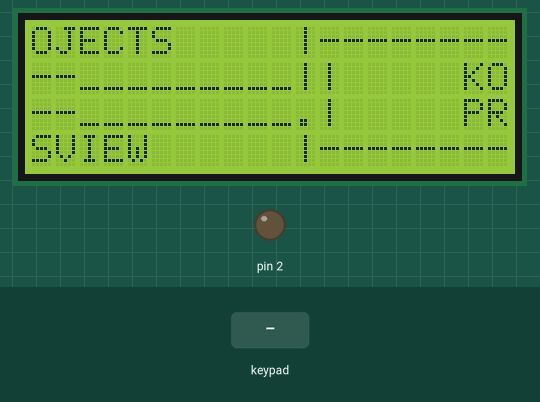
Simulated run of this sketch. Board: Arduino Uno, built with avr-gcc and run on an emulated ATmega328P. Parts: 20×4 character LCD, output pins drawn as LEDs (lit = HIGH). Dashed ring = blinking. The inputs (shaded band) are chosen by the test bench. What the sketch prints to the serial monitor is not drawn.

Above: at 0.6 s.
2.0 s: keypad keys 7 + 5 = pressed 0.4 s apart
At 3.6 s:
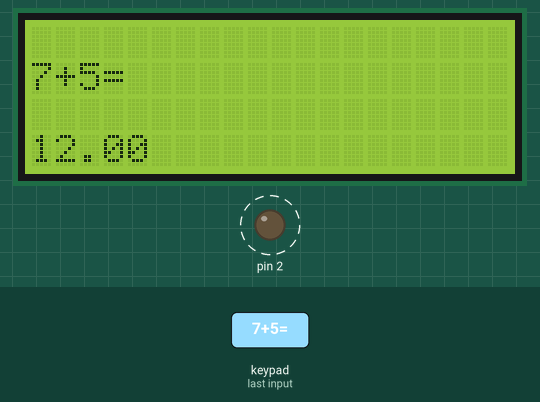
5.1 s: key '+' pressed
At 5.6 s:
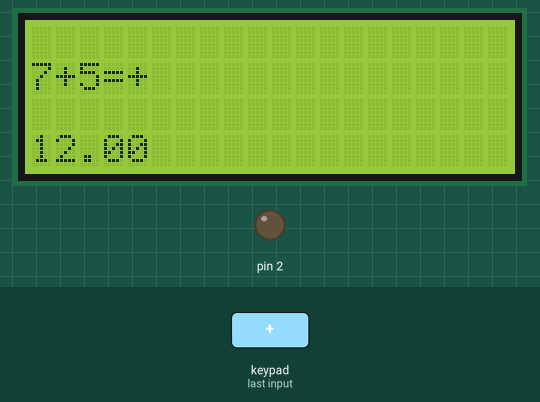
7.2 s: keypad keys 6 * 7 = pressed 0.4 s apart
At 9.5 s:
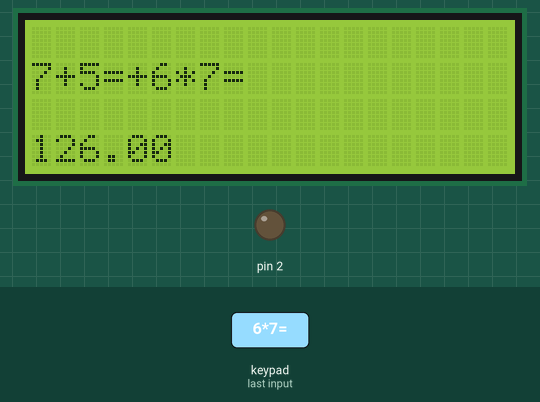
10.3 s: key '*' pressed
At 10.54 s:
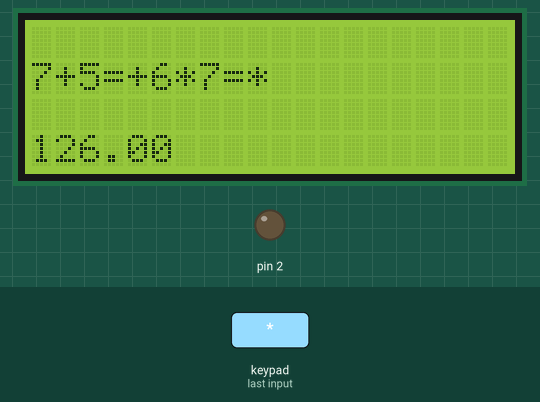
13.2 s: keypad keys 8 / 2 = pressed 0.4 s apart
At 15.5 s:
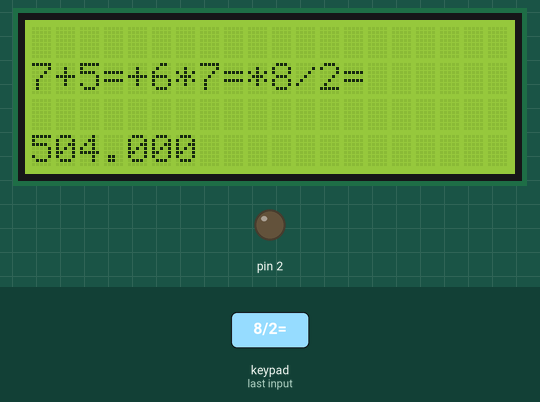
16.3 s: key '=' pressed
At 16.54 s:
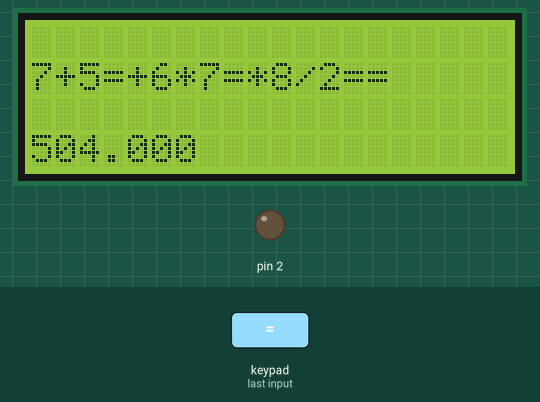
Timing chart, 0 to 19.3 s (numbered marks = the images above; inputs shaded):
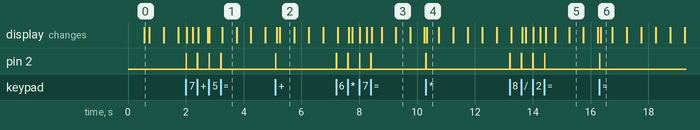

Measured:
- after the input at 2.0 s, pin 2: alternates HIGH for 0.01 s and LOW for 0.39 s, 8 changes in all, then stays LOW, starting at once; the display: first changes at once (image 1 shows a later state)
- after the input at 5.1 s, pin 2: LOW → HIGH at once, → LOW 0.01 s later; the display: first changes after 0.05 s (image 2 shows a later state)
- after the input at 7.2 s, pin 2: alternates HIGH for 0.01 s and LOW for 0.38 s, 8 changes in all, then stays LOW, starting at once; the display: first changes after 0.05 s (image 3 shows a later state)
- after the input at 10.3 s, pin 2: LOW → HIGH at once, → LOW 0.01 s later; the display: changes at once (image 4)
- after the input at 13.2 s, pin 2: alternates HIGH for 0.01 s and LOW for 0.39 s, 8 changes in all, then stays LOW, starting at once; the display: first changes after 0.05 s (image 5 shows a later state)
- after the input at 16.3 s, pin 2: LOW → HIGH at once, → LOW 0.01 s later; the display: changes at once (image 6)

The sketch:

calculator.ino
```cpp
#include <Keypad.h>
#include <Wire.h>
#include <LiquidCrystal_I2C.h>


int pos = 0;

LiquidCrystal_I2C lcd(0x27, 20, 4);  // set the LCD address to 0x27 for a 16 chars and 2 line display
byte f1[8] = {
  0b11111,
  0b11111,
  0b01110,
  0b00100,
  0b01010,
  0b10001,
  0b10001,
  0b11111
};
byte f2[8] = {
  0b11111,
  0b11011,
  0b01110,
  0b00100,
  0b01010,
  0b10001,
  0b10101,
  0b11111
};
byte f3[8] = {
  0b11111,
  0b10001,
  0b01110,
  0b00100,
  0b01010,
  0b10001,
  0b11111,
  0b11111
};
byte f4[8] = {
  0b11111,
  0b10001,
  0b01110,
  0b00100,
  0b01010,
  0b10101,
  0b11111,
  0b11111
};
byte f5[8] = {
  0b11111,
  0b10001,
  0b01010,
  0b00100,
  0b01010,
  0b11111,
  0b11111,
  0b11111
};
byte f6[8] = {
  0b11111,
  0b10001,
  0b01010,
  0b00000,
  0b01110,
  0b11111,
  0b11111,
  0b11111
};

const byte ROWS = 4;  //four rows
const byte COLS = 4;  //four columns
char keys[ROWS][COLS] = {
  { '1', '2', '3', '+' },
  { '4', '5', '6', '-' },
  { '7', '8', '9', 'C' },
  { '*', '0', '=', '/' }
};
byte rowPins[ROWS] = { 10, 9, 8, 7 };  //connect to the row pinouts of the keypad
byte colPins[COLS] = { 6, 5, 4, 3 };   //connect to the column pinouts of the keypad

Keypad keypad = Keypad(makeKeymap(keys), rowPins, colPins, ROWS, COLS);
String input = "";
String fullLine = "";

unsigned long cursorBlinkDelay = 500;  // time in milliseconds for cursor blink delay
unsigned long lastCursorBlink = 0;
int cursorPosition = 0;  // current cursor position
boolean cursorBlinkState = false;


void setup() {
  Serial.begin(9600);
  Serial.println("initialized...");
  pinMode(2, OUTPUT);
  lcd.init();  // initialize the lcd
  lcd.init();
  // Print a message to the LCD.
  lcd.backlight();
  lcd.setCursor(0, 0);
  lcd.createChar(0, f1);
  lcd.createChar(1, f2);
  lcd.createChar(2, f3);
  lcd.createChar(3, f4);
  lcd.createChar(4, f5);
  lcd.createChar(5, f6);
  lcd.setCursor(0, 0);
  displayIntro(.001);
}


void loop() {
  // loading(700);
  keypadInput();
  cursorBlinkNoDelay();
}

void cursorBlinkNoDelay() {
  if (millis() - lastCursorBlink >= cursorBlinkDelay) {
    lastCursorBlink = millis();
    cursorBlinkState = !cursorBlinkState;
    // lcd.setCursor(cursorPosition, 0); // set cursor position
    if (cursorBlinkState) {
      lcd.cursor();  // turn on cursor
    } else {
      lcd.noCursor();  // turn off cursor
    }
  }
}

//string val = "";

void keypadInput() {

  char key = keypad.getKey();
  displayKey(key);
  if ((key == '*') || (key == '/') || (key == '+') || (key == '-') || (key == '=')) {
    double val = input.toDouble();
    mathOp(key, val);
    fullLine += input;
    lcd.setCursor(0, 1);
    lcd.print(fullLine);
    lcdClearLine(0);

    input = "";
  }
}
//////////////////////////////////////////////////////////////////
//////////////////////////////////////////////////////////////////
void lcdClearLine(int line) {
  lcd.setCursor(0, line);
  for (int i = 0; i < 20; i++) {
    lcd.print(" ");
  }

  lcd.setCursor(0, line);
}
//////////////////////////////////////////////////////////////////
//////////////////////////////////////////////////////////////////

double val1 = 1557.1557;
double val2 = 1557.1557;
double sol = 0;
char prevOp = 'a';

//////////////////////////////////////////////////////////////////
//////////////////////////////////////////////////////////////////

void mathOp(char op, double val) {


  if (val1 == 1557.1557) {
    val1 = val;
    Serial.print("Val1 = ");
    Serial.println(val);
  }

  else {
    val2 = val;
    Serial.print("Val2 = ");
    Serial.println(val);
  }
  if ((val2 != 1557.1557) || (op == '=')) {
    Serial.print("In SWITCH");
    switch (prevOp) {
      case '*':
        sol = val1 * val2;
        val1 = sol;

        Serial.print("prevOp *>|  ");
        Serial.println(prevOp);
        break;
      case '+':
        sol = val1 + val2;
        val1 = sol;

        Serial.print("prevOp +>|  ");
        Serial.println(prevOp);
        break;
      case '-':
        sol = val1 - val2;
        val1 = sol;

        Serial.print("prevOp ->|  ");
        Serial.println(prevOp);
        break;
      case '/':
        sol = val1 / val2;
        val1 = sol;
       ;
        Serial.print("prevOp />|  ");
        Serial.println(prevOp);
        break;
        default:
        sol = val1;
    }
  }
  prevOp = op;
  Serial.print("prevOp ~>  ");
  Serial.println(prevOp);
  lcd.setCursor(0, 3);
  // lcd.rightToLeft();
  lcd.print(sol);
  Serial.print("sol = ");
  Serial.println(sol);
  lcd.setCursor(0, 0);

}

//////////////////////////////////////////////////////////////////
//////////////////////////////////////////////////////////////////

void displayKey(char key) {
  if (key) {
    digitalWrite(2, HIGH);
    delay(10);
    digitalWrite(2, LOW);
    if (key == 'C') {  //if the # key is pressed, return the input string
      lcd.clear();
      val1 = 1557.1557;
      val2 = 1557.1557;
      sol = 0;
      fullLine = "";


      input = "";  //clear the input string for next time
    } else {
      input += key;
      //lcd.clear();
      lcd.print(key);  //add the pressed key to the input string
    }
  }
}

void displayIntro(double duration) {
  lcd.clear();
  lcd.setCursor(0, 0);
  lcd.print("----------_________.");
  lcd.setCursor(0, 1);
  lcd.print("|     KOSVIEW      |");
  lcd.setCursor(0, 2);
  lcd.print("|     PROJECTS     |");
  lcd.setCursor(0, 3);
  lcd.print("----------_________|");
  duration = duration > 1 ? 1 : duration;
  delay(2000 * duration);

  do {
    lcd.scrollDisplayLeft();
    pos++;
    delay(5);
  } while (pos < 40);

  pos = 0;

  do {
    lcd.scrollDisplayRight();
    pos++;
    delay(5);
  } while (pos < 40);
  delay(1000 * duration);
  pos = 0;
  lcd.clear();
}

void loading(int speed) {

  lcd.setCursor(10, 1);
  lcd.write(0);
  delay(speed);
  lcd.clear();
  lcd.setCursor(10, 1);
  lcd.write(1);
  delay(speed);
  lcd.clear();
  lcd.setCursor(10, 1);
  lcd.write(2);
  delay(speed);
  lcd.clear();
  lcd.setCursor(10, 1);
  lcd.write(3);
  delay(speed);
  lcd.clear();
  lcd.setCursor(10, 1);
  lcd.write(4);
  delay(speed);
  lcd.clear();
  lcd.setCursor(10, 1);
  lcd.write(5);
  delay(speed);
  lcd.clear();
}
```
